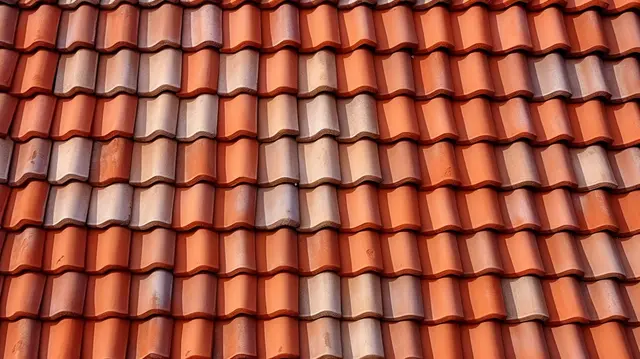
#> input picture python/jobsheet7/img/genteng.png, 640 x 359 px, found by its file name
$ python 7.3.2derauGaussian.py
#> lines starting #> are read from the running program, lines starting #| are printed output that depends on the picture
import cv2
import random
import sys
import numpy as np

path_gambar = r"python\jobsheet7\img\genteng.png"
berkas = path_gambar
sigma = 10
mu = 0

citra = cv2.imread(berkas, 0)
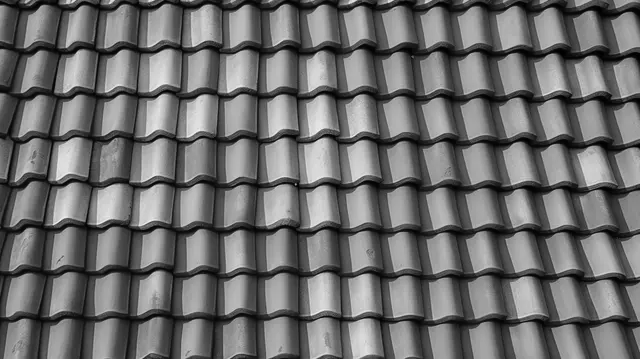
#> citra: shape (359, 640); min 0, max 241, mean 108.4
if citra is None:
    print(f'Tidak dapat membaca berkas: {berkas}')
    sys.exit()

hasil = citra.copy()
jumBaris, jumKolom = hasil.shape[:2]
#> jumBaris = 359; jumKolom = 640

for baris in range(jumBaris):
    for kolom in range(jumKolom):
        nilaiBaru = hasil[baris, kolom] + random.gauss(mu, sigma)
        if nilaiBaru > 255:
            nilaiBaru = 255
        elif nilaiBaru < 0:
            nilaiBaru = 0
        hasil[baris, kolom] = int(nilaiBaru)

cv2.imshow('Hasil rotasi', hasil)
cv2.waitKey(0)
cv2.destroyAllWindows()

cv2.imwrite('genteng_gaussian.png', hasil)
